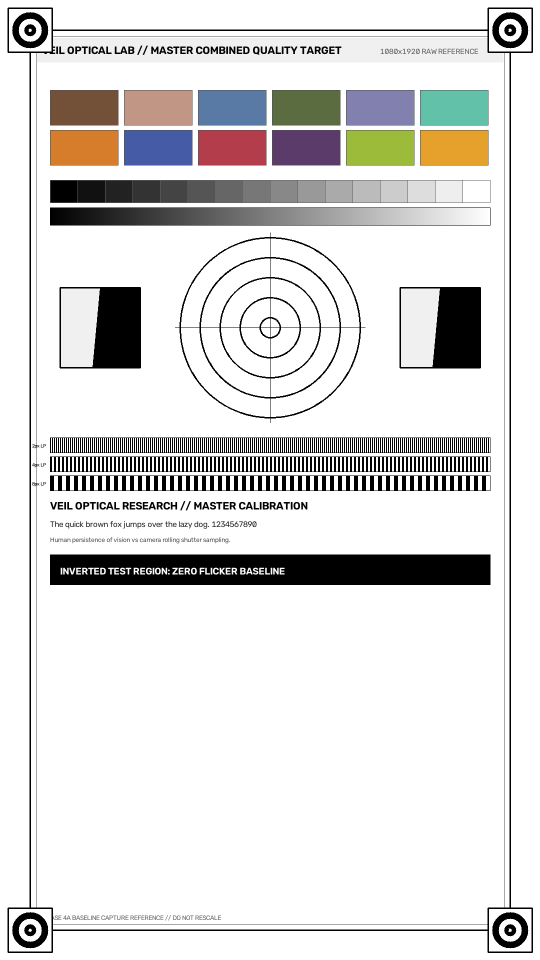
#> input picture research/optical-capture/datasets/reference_charts/chart_combined_quality.png, 1080 x 1920 px (shown at 1/2 size)
$ python audit_spatial_renderer.py   (older library calls are emulated)
#> lines starting #> are read from the running program, lines starting #| are printed output that depends on the picture; after the words box and inside, x2 and y2 are one past the last pixel; in counts of white or black regions, pixels touching at a corner belong together
### research/optical-capture/python/metrics.py
#!/usr/bin/env python3
"""
metrics.py - Objective Image-Quality and Capture-Similarity Metrics

Calculates standard photographic capture metrics:
- PSNR (Peak Signal-to-Noise Ratio) [dB]
- SSIM (Structural Similarity Index) [-1 to 1]
- RMSE (Root Mean Squared Error) [0 to 255]
- MAE (Mean Absolute Error) [0 to 255]
- Delta E (CIE76 color difference in CIELAB color space)

IMPORTANT SCIENTIFIC INTERPRETATION NOTE:
PSNR and SSIM measure mathematical signal similarity between the reference image
and the camera photograph. They do NOT directly indicate whether human visual perception
can extract sensitive text or reconstruct the message, nor do they represent an absolute
measure of privacy.
"""

from dataclasses import dataclass, asdict
from typing import Dict, Any, Optional, Tuple
import numpy as np
import cv2
from skimage.metrics import structural_similarity as ssim_fn

METRICS_ENGINE_VERSION = "1.0.0"


@dataclass
class ImageMetrics:
    psnr_db: float
    ssim: float
    rmse: float
    mae: float
    delta_e_cie76: float
    roi_psnr_db: float
    roi_ssim: float
    data_range: float
    engine_version: str
    interpretation_note: str

    def to_dict(self) -> Dict[str, Any]:
        return asdict(self)


def calculate_psnr(ref: np.ndarray, test: np.ndarray) -> float:
    """
    Computes Peak Signal-to-Noise Ratio in dB.
    Handles exact identity by returning 100.0 dB as a nominal practical ceiling.
    """
    mse = np.mean((ref.astype(np.float64) - test.astype(np.float64)) ** 2)
    if mse == 0:
        return 100.0  # Mathematically infinite; capped for numerical serialization
    max_pixel = 255.0
    return float(20.0 * np.log10(max_pixel / np.sqrt(mse)))


def calculate_ssim(ref: np.ndarray, test: np.ndarray) -> float:
    """
    Computes multichannel Structural Similarity Index (SSIM) over full dynamic range [0, 255].
    """
    val = ssim_fn(ref, test, channel_axis=2, data_range=255.0)
    return float(val)


def calculate_delta_e_cie76(ref_bgr: np.ndarray, test_bgr: np.ndarray) -> float:
    """
    Calculates average CIE76 color difference (Delta E) across all pixels in CIELAB color space.
    Delta E < 1.0 is imperceptible to human eye.
    Delta E > 5.0 is readily apparent.
    """
    ref_lab = cv2.cvtColor(ref_bgr, cv2.COLOR_BGR2LAB).astype(np.float64)
    test_lab = cv2.cvtColor(test_bgr, cv2.COLOR_BGR2LAB).astype(np.float64)
    delta_e = np.sqrt(np.sum((ref_lab - test_lab) ** 2, axis=2))
    return float(np.mean(delta_e))


# [53 lines left out: functions extract_inner_roi, evaluate_capture_quality, not called in this run]

### research/optical-capture/python/phase4b_analysis.py
#!/usr/bin/env python3
"""
phase4b_analysis.py - Phase 4B Spatial and Temporal Modulation Analysis Tools

Provides specialized comparative evaluation functions for Phase 4B experiments:
- Edge preservation score (Sobel gradient cross-correlation)
- Text readability score (Normalized Laplacian variance ratio)
- Baseline vs. Modulated metric differential calculation (ΔPSNR, ΔSSIM, ΔReadability)
- Provenance checks for known Phase 4A baseline caveats (EXP-001 brightness, EXP-007 ID)
"""

from dataclasses import dataclass, asdict
from typing import Dict, Any, Optional, Tuple, List
import numpy as np
import cv2


@dataclass
class ModulationEvaluation:
    delta_psnr_db: float
    delta_ssim: float
    baseline_psnr_db: float
    modulated_psnr_db: float
    baseline_ssim: float
    modulated_ssim: float
    edge_preservation_score: float
    text_readability_score: float
    anti_capture_degradation_index: float
    lpips_status: str
    provenance_caveats: List[str]

    def to_dict(self) -> Dict[str, Any]:
        return asdict(self)


def compute_edge_preservation_score(
    aligned_capture: np.ndarray,
    reference: np.ndarray,
    roi: Optional[Tuple[int, int, int, int]] = None
) -> float:
    """
    Measures edge preservation between reference test chart and captured photograph.

    Uses Sobel gradient operators to extract gradient magnitude maps.
    Calculates normalized cross-correlation between reference and captured gradients.
    Score ranges from 0.0 (total edge disruption/loss) to 1.0 (perfect edge preservation).
    """
    # Crop ROI if provided: (x, y, w, h)
    if roi is not None:
        x, y, w, h = roi
        aligned_capture = aligned_capture[y : y + h, x : x + w]
        reference = reference[y : y + h, x : x + w]

    # Convert to grayscale float
    if aligned_capture.ndim == 3:
        cap_gray = cv2.cvtColor(aligned_capture, cv2.COLOR_BGR2GRAY)
    else:
        cap_gray = aligned_capture.copy()

    if reference.ndim == 3:
        ref_gray = cv2.cvtColor(reference, cv2.COLOR_BGR2GRAY)
    else:
        ref_gray = reference.copy()

    # Sobel gradient calculation
    gx_ref = cv2.Sobel(ref_gray.astype(np.float64), cv2.CV_64F, 1, 0, ksize=3)
    gy_ref = cv2.Sobel(ref_gray.astype(np.float64), cv2.CV_64F, 0, 1, ksize=3)
    mag_ref = np.sqrt(gx_ref**2 + gy_ref**2)

    gx_cap = cv2.Sobel(cap_gray.astype(np.float64), cv2.CV_64F, 1, 0, ksize=3)
    gy_cap = cv2.Sobel(cap_gray.astype(np.float64), cv2.CV_64F, 0, 1, ksize=3)
    mag_cap = np.sqrt(gx_cap**2 + gy_cap**2)

    denom = np.sqrt(np.sum(mag_ref**2)) * np.sqrt(np.sum(mag_cap**2))
    if denom == 0:
        return 0.0

    score = float(np.sum(mag_ref * mag_cap) / denom)
    return float(np.clip(score, 0.0, 1.0))


def compute_text_readability_score(
    aligned_capture: np.ndarray,
    reference: np.ndarray,
    roi: Optional[Tuple[int, int, int, int]] = None
) -> float:
    """
    Evaluates high-frequency contrast and text legibility retention.

    Computes ratio of Laplacian high-frequency variance between captured photograph
    and reference chart. Values near 1.0 indicate intact edge sharpness.
    """
    if roi is not None:
        x, y, w, h = roi
        aligned_capture = aligned_capture[y : y + h, x : x + w]
        reference = reference[y : y + h, x : x + w]

    if aligned_capture.ndim == 3:
        cap_gray = cv2.cvtColor(aligned_capture, cv2.COLOR_BGR2GRAY)
    else:
        cap_gray = aligned_capture.copy()

    if reference.ndim == 3:
        ref_gray = cv2.cvtColor(reference, cv2.COLOR_BGR2GRAY)
    else:
        ref_gray = reference.copy()

    lap_ref = cv2.Laplacian(ref_gray.astype(np.float64), cv2.CV_64F)
    lap_cap = cv2.Laplacian(cap_gray.astype(np.float64), cv2.CV_64F)

    var_ref = float(np.var(lap_ref))
    var_cap = float(np.var(lap_cap))

    if var_ref == 0:
        return 1.0 if var_cap == 0 else 0.0

    ratio = var_cap / var_ref
    # Scale to [0.0, 1.0] ceiling
    return float(np.clip(ratio, 0.0, 1.0))


# [54 lines left out: function compare_modulation_vs_baseline, not called in this run]

### research/optical-capture/python/audit_spatial_renderer.py
#!/usr/bin/env python3
"""
audit_spatial_renderer.py - Phase 4B.1 Deterministic Rendering Comparison & Verification

Simulates the exact rendering pipeline of NormalBaselineRenderer and SpatialModulationRenderer
on the canonical Master Combined Quality reference chart (EXP-007) to verify:
1. Normal Mode preserves original source fidelity.
2. Spatial Mode introduces controlled, bounded spatial perturbation strictly within dstRect.
3. Aspect ratio is preserved.
4. Corner fiducials and calibration margins remain pristine and unperturbed.
5. Generates deterministic comparison images and metrics without overwriting original sources.
"""

import os
import sys
import numpy as np
import cv2

# Add parent directory for module imports
sys.path.insert(0, os.path.dirname(os.path.abspath(__file__)))
from metrics import calculate_psnr, calculate_ssim, calculate_delta_e_cie76
from phase4b_analysis import compute_edge_preservation_score, compute_text_readability_score

WIDTH = 1080
HEIGHT = 1920
MARGIN = 60
MARKER_RADIUS = 36


def draw_fiducials(canvas: np.ndarray):
    """Replicates Android drawFiducials() exactly."""
    corners = [
        (MARGIN, MARGIN),
        (WIDTH - MARGIN, MARGIN),
        (WIDTH - MARGIN, HEIGHT - MARGIN),
        (MARGIN, HEIGHT - MARGIN)
    ]
    for idx, (cx, cy) in enumerate(corners):
        sz = MARKER_RADIUS + 8
        cv2.rectangle(canvas, (cx - sz, cy - sz), (cx + sz, cy + sz), (255, 255, 255), -1)
        cv2.rectangle(canvas, (cx - sz, cy - sz), (cx + sz, cy + sz), (0, 0, 0), 2)
        cv2.circle(canvas, (cx, cy), MARKER_RADIUS, (0, 0, 0), -1)
        cv2.circle(canvas, (cx, cy), int(MARKER_RADIUS * 0.65), (255, 255, 255), -1)
        cv2.circle(canvas, (cx, cy), int(MARKER_RADIUS * 0.35), (0, 0, 0), -1)
        cv2.circle(canvas, (cx, cy), 3, (255, 255, 255), -1)
        cv2.putText(canvas, str(idx + 1), (cx - 4, cy + 4), cv2.FONT_HERSHEY_SIMPLEX, 0.35, (255, 255, 255), 1)


def calculate_fit_center(img_w: int, img_h: int, surf_w: int, surf_h: int, margin: float = 60.0, reserved_v: float = 80.0):
    avail_w = surf_w - (margin * 2)
    avail_h = surf_h - (margin * 2) - reserved_v

    img_aspect = img_w / img_h
    avail_aspect = avail_w / avail_h

    if img_aspect > avail_aspect:
        draw_w = avail_w
        draw_h = avail_w / img_aspect
    else:
        draw_h = avail_h
        draw_w = avail_h * img_aspect

    left = int(margin + (avail_w - draw_w) / 2.0)
    top = int(margin + 40.0 + (avail_h - draw_h) / 2.0)
    right = int(left + draw_w)
    bottom = int(top + draw_h)

    return left, top, right, bottom, int(draw_w), int(draw_h)


def render_normal_baseline(ref_img: np.ndarray, experiment_id: str) -> np.ndarray:
    """Simulates NormalBaselineRenderer."""
    canvas = np.full((HEIGHT, WIDTH, 3), 245, dtype=np.uint8)
    h, w = ref_img.shape[:2]
    left, top, right, bottom, dw, dh = calculate_fit_center(w, h, WIDTH, HEIGHT)

    scaled_ref = cv2.resize(ref_img, (dw, dh), interpolation=cv2.INTER_AREA)
    canvas[top:top+dh, left:left+dw] = scaled_ref

    # Frame & Fiducials
    cv2.rectangle(canvas, (MARGIN, MARGIN), (WIDTH - MARGIN, HEIGHT - MARGIN), (0, 0, 0), 2)
    draw_fiducials(canvas)

    # Text HUD
    cv2.putText(canvas, f"SESSION: {experiment_id}", (MARGIN + 16, MARGIN + 30),
                cv2.FONT_HERSHEY_SIMPLEX, 0.6, (60, 60, 60), 2, cv2.LINE_AA)
    cv2.putText(canvas, "PHASE 4A BASELINE // STATIC REFERENCE", (MARGIN + 16, HEIGHT - MARGIN - 16),
                cv2.FONT_HERSHEY_SIMPLEX, 0.5, (60, 60, 60), 1, cv2.LINE_AA)

    return canvas, (left, top, dw, dh)


def render_spatial_modulation(ref_img: np.ndarray, experiment_id: str, pattern: str = "CHECKERBOARD", period: int = 8, contrast: float = 0.08) -> np.ndarray:
    """Simulates SpatialModulationRenderer."""
    normal_canvas, (left, top, dw, dh) = render_normal_baseline(ref_img, experiment_id)
    spatial_canvas = normal_canvas.copy()

    # Generate pattern over dstRect
    overlay = np.zeros((dh, dw, 3), dtype=np.float32)
    alpha = float(np.clip(contrast, 0.0, 0.15))

    if pattern == "CHECKERBOARD":
        dark_factor = 1.0 - alpha
        bright_factor = 1.0 + alpha
        y_indices, x_indices = np.indices((dh, dw))
        row = (y_indices // period)
        col = (x_indices // period)
        mask = (row + col) % 2 == 0

        mult = np.where(mask, dark_factor, bright_factor)
        content_region = spatial_canvas[top:top+dh, left:left+dw].astype(np.float32)
        modulated = np.clip(content_region * mult[:, :, np.newaxis], 0, 255).astype(np.uint8)
        spatial_canvas[top:top+dh, left:left+dw] = modulated

    elif pattern == "HORIZONTAL_LINES":
        dark_factor = 1.0 - alpha
        y_indices = np.indices((dh, dw))[0]
        mask = (y_indices % period) < (period // 2)
        mult = np.where(mask, dark_factor, 1.0)
        content_region = spatial_canvas[top:top+dh, left:left+dw].astype(np.float32)
        modulated = np.clip(content_region * mult[:, :, np.newaxis], 0, 255).astype(np.uint8)
        spatial_canvas[top:top+dh, left:left+dw] = modulated

    # Overwrite HUD header with Spatial status
    cv2.rectangle(spatial_canvas, (MARGIN + 14, MARGIN + 14), (MARGIN + 600, MARGIN + 40), (245, 245, 245), -1)
    cv2.putText(spatial_canvas, f"SPATIAL * {pattern} * {period}px * {int(contrast*100)}%",
                (MARGIN + 16, MARGIN + 30), cv2.FONT_HERSHEY_SIMPLEX, 0.6, (0, 140, 0), 2, cv2.LINE_AA)

    return spatial_canvas, (left, top, dw, dh)


def main():
    charts_dir = os.path.join(os.path.dirname(os.path.abspath(__file__)), "..", "datasets", "reference_charts")
    out_dir = os.path.join(os.path.dirname(os.path.abspath(__file__)), "..", "datasets", "audit_verification")
    os.makedirs(out_dir, exist_ok=True)

    ref_path = os.path.join(charts_dir, "chart_combined_quality.png")
    if not os.path.exists(ref_path):
        print(f"Error: {ref_path} not found. Run generate_test_charts.py first.")
        return 1

    ref_img = cv2.imread(ref_path)
#> ref_img is the input picture: shape (1920, 1080, 3); mean B, G, R 219.2, 220.2, 221
    exp_id = "EXP-20261114-140000-AUDIT"

    # 1. Normal Baseline Rendering
    normal_img, (left, top, dw, dh) = render_normal_baseline(ref_img, exp_id)
#> after the loop in draw_fiducials, `for idx, (cx, cy) in enumerate(corners):`:
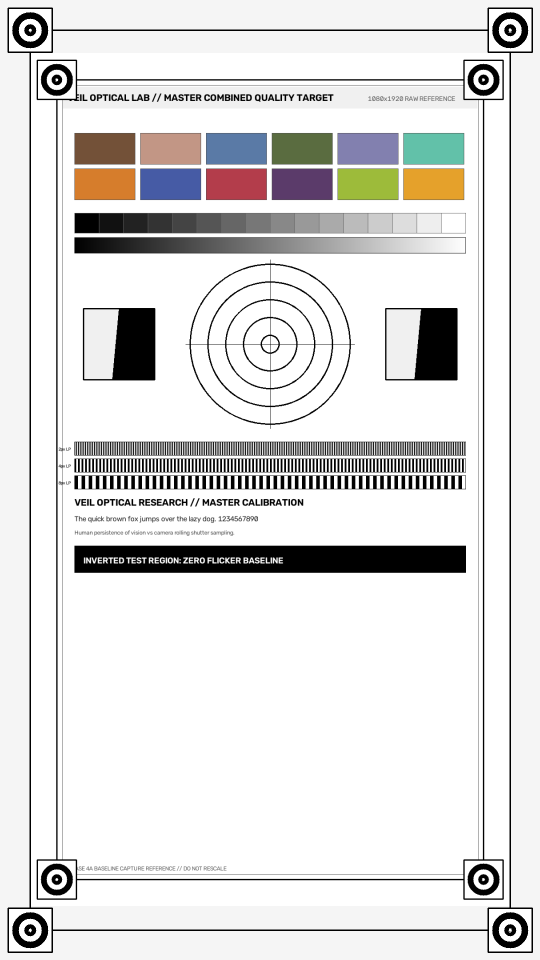
#> canvas: shape (1920, 1080, 3) (shown at 1/2 size); mean B, G, R 221, 221.8, 222.5
#> left = 60; top = 106; dw = 960; dh = 1706

    # 2. Spatial Modulation Rendering (Checkerboard, period=8px, contrast=0.08)
    spatial_img, _ = render_spatial_modulation(ref_img, exp_id, pattern="CHECKERBOARD", period=8, contrast=0.08)
#> in render_spatial_modulation, `normal_canvas, (left, top, dw, dh) = render_normal_baseline(ref_img, e..`: left = 60; top = 106; dw = 960; dh = 1706
#> in render_spatial_modulation, `y_indices, x_indices = np.indices((dh, dw))`:
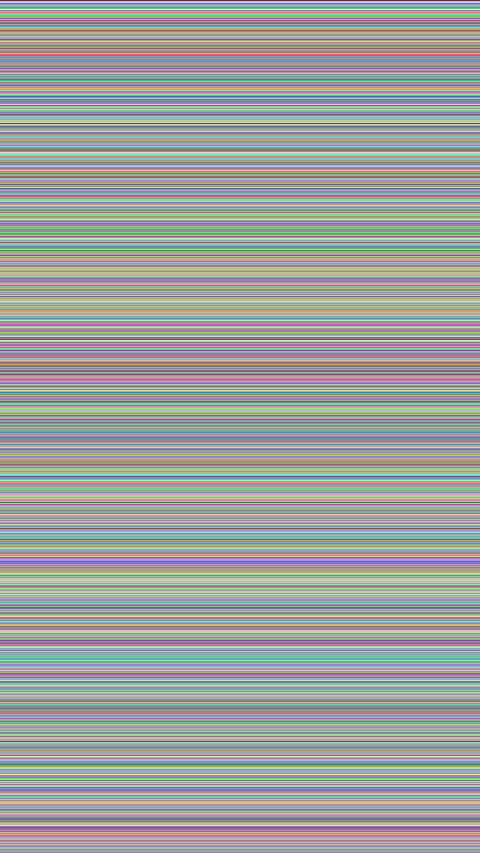
#> y_indices: shape (1706, 960) int64 (shown at 1/2 size); 1706 distinct labels, from 0 to 1705; one colour per label, 0 black
#> in render_spatial_modulation, `row = (y_indices // period)`:
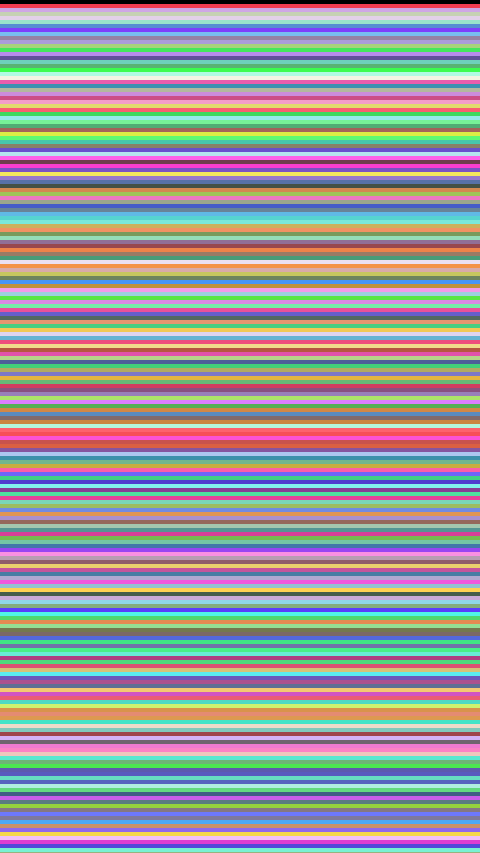
#> row: shape (1706, 960) int64 (shown at 1/2 size); 214 distinct labels, from 0 to 213; one colour per label, 0 black
#> in render_spatial_modulation, `col = (x_indices // period)`:
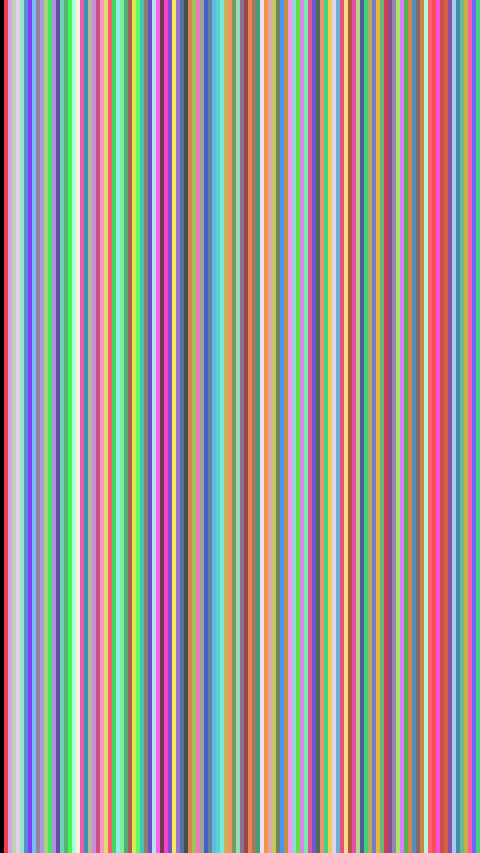
#> col: shape (1706, 960) int64 (shown at 1/2 size); 120 distinct labels, from 0 to 119; one colour per label, 0 black
#> in render_spatial_modulation, `mask = (row + col) % 2 == 0`:
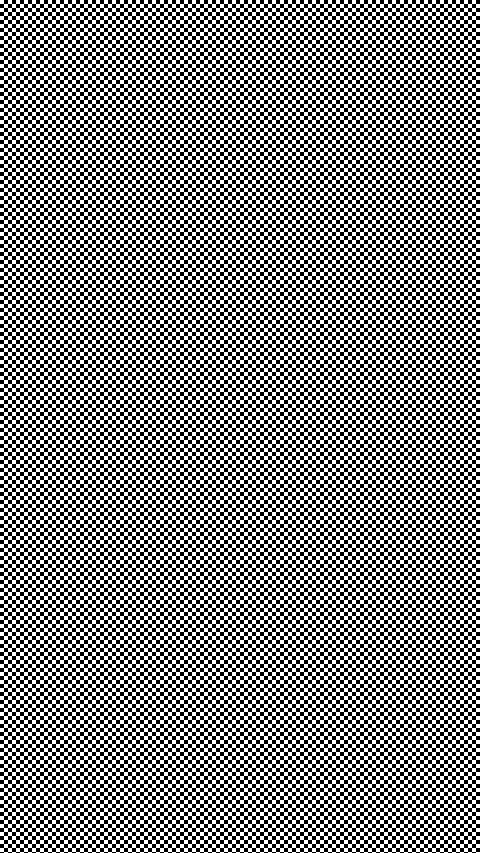
#> mask: shape (1706, 960) bool (shown at 1/2 size); 50% white; 1 white region, box (x1, y1, x2, y2) and area: (0, 0, 960, 1706) 818880

    # 3. Spatial Modulation Rendering (Horizontal Lines, period=8px, contrast=0.08)
    spatial_lines_img, _ = render_spatial_modulation(ref_img, exp_id, pattern="HORIZONTAL_LINES", period=8, contrast=0.08)

    # Save artifact outputs
    out_orig = os.path.join(out_dir, "audit_source_original.png")
    out_norm = os.path.join(out_dir, "audit_normal_renderer_output.png")
    out_spat = os.path.join(out_dir, "audit_spatial_renderer_output.png")
    out_lines = os.path.join(out_dir, "audit_spatial_horizontal_lines.png")
    out_diff = os.path.join(out_dir, "audit_spatial_difference_heatmap.png")

    cv2.imwrite(out_orig, ref_img)
    cv2.imwrite(out_norm, normal_img)
    cv2.imwrite(out_spat, spatial_img)
    cv2.imwrite(out_lines, spatial_lines_img)

    # Generate Difference Heatmap (magnified 5x for visual clarity)
    diff = cv2.absdiff(normal_img, spatial_img)
    diff_gray = cv2.cvtColor(diff, cv2.COLOR_BGR2GRAY)
    diff_mag = np.clip(diff_gray.astype(np.float32) * 5.0, 0, 255).astype(np.uint8)
    diff_heatmap = cv2.applyColorMap(diff_mag, cv2.COLORMAP_JET)
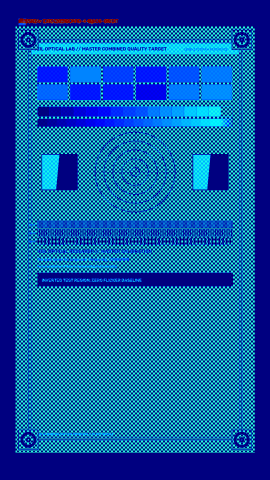
#> diff_heatmap: shape (1920, 1080, 3) (shown at 1/4 size); mean B, G, R 170.1, 90.9, 12.1
    cv2.imwrite(out_diff, diff_heatmap)

    # Quantitative Metrics Evaluation
    # ROI: Inner content area where reference image is rendered
    roi_normal = normal_img[top:top+dh, left:left+dw]
    roi_spatial = spatial_img[top:top+dh, left:left+dw]
    roi_lines = spatial_lines_img[top:top+dh, left:left+dw]

    psnr_normal_spatial = calculate_psnr(roi_normal, roi_spatial)
#> in calculate_psnr, `mse = np.mean((ref.astype(np.float64) - test.astype(np.float64)) ** 2)`: mse = 194.7
#> psnr_normal_spatial = 25.24
    ssim_normal_spatial = calculate_ssim(roi_normal, roi_spatial)
#> in calculate_ssim, `val = ssim_fn(ref, test, channel_axis=2, data_range=255.0)`: val = 0.56
#> ssim_normal_spatial = 0.56
    delta_e_normal_spatial = calculate_delta_e_cie76(roi_normal, roi_spatial)
#> in calculate_delta_e_cie76, `ref_lab = cv2.cvtColor(ref_bgr, cv2.COLOR_BGR2LAB).astype(np.float64)`:
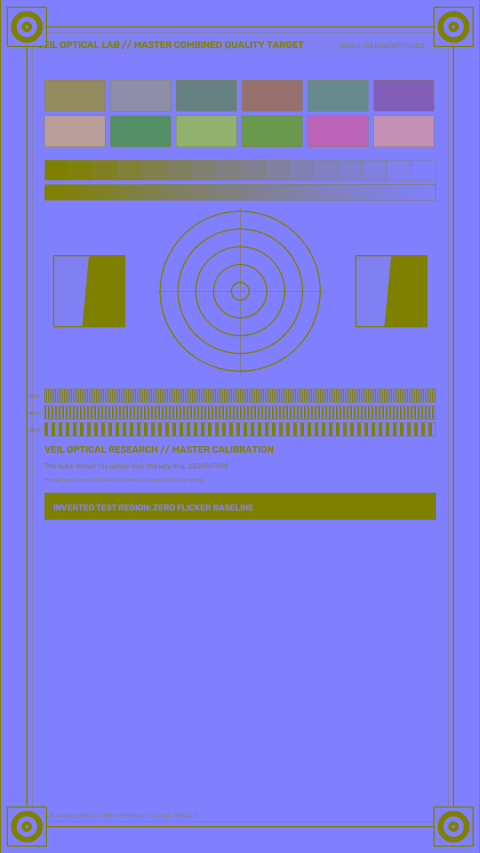
#> ref_lab: shape (1706, 960, 3) float64 (shown at 1/2 size); mean B, G, R 220.6, 128.4, 128.6
#> (the rest of the program and of its run is left out)
